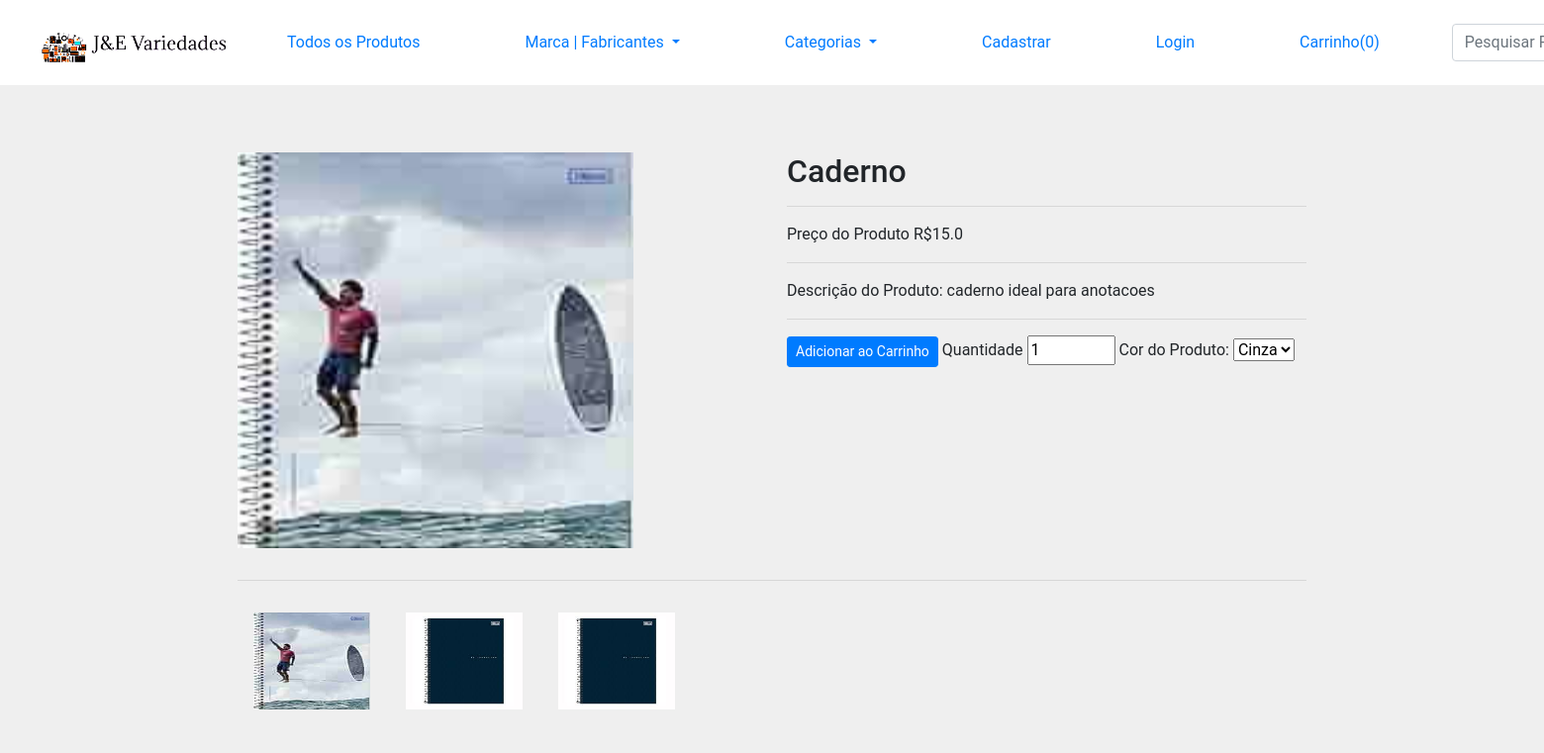
/produto/13, run on the app's committed database.
### loja/produtos/models.py (models this page shows, shortened)
class Addproduto(db.Model):
    id = db.Column(db.Integer, primary_key=True)
    name = db.Column(db.String(100), nullable=False,unique=True)
    price = db.Column(db.Float, nullable=False)
    discount = db.Column(db.Integer, default=0)
    stock = db.Column(db.Integer, nullable=False)
    description = db.Column(db.String(255), nullable=False)
    color = db.Column(db.String(100), nullable=False)
    pub_date = db.Column(db.DateTime, nullable=False, default=datetime.now())
    marca_id = db.Column(db.Integer, db.ForeignKey('marca.id'), nullable=True)
    marca = db.relationship('Marca', backref=db.backref('marca', lazy=True))
    categoria_id = db.Column(db.Integer, db.ForeignKey('categoria.id'), nullable=False)
    categoria = db.relationship('Categoria', backref=db.backref('produtos', lazy=True)) #observar se é o mesmo nome da tabela
    create_date = db.Column(db.DateTime, nullable=False, default=datetime.now())
    image_1 = db.Column(db.String(150), nullable=False, default='default.jpg')
    image_2 = db.Column(db.String(150), nullable=False, default='default.jpg')
    image_3 = db.Column(db.String(150), nullable=False, default='default.jpg')

### loja/produtos/rotas.py (the view)
@app.route('/produto/<int:id>')
def pagina_unica(id):
    produto = Addproduto.query.get_or_404(id)
    return render_template('produtos/pagina_unica.html', produto=produto, marcas=marcas(), categorias=categorias(), show_banner=False)

### loja/produtos/rotas.py (called while the page is built)
def marcas():
    marcas = Marca.query.join(Addproduto, (Marca.id == Addproduto.marca_id)).all()
    return marcas

def categorias():
    categorias = Categoria.query.join(Addproduto, (Categoria.id == Addproduto.categoria_id)).all()
    return categorias

### loja/templates/produtos/pagina_unica.html (shortened to what this page needs)
{% extends 'layouts.html' %}
{% block content %}
{% include 'navbar.html' %}
<div class="container">
<div class="container mt-5">
    <div class="row">
        <div class="col-md-6" id="m_image">
            <img src="{{url_for('static', filename='images/' + produto.image_1)}}" alt="{{ produto.name }}" height="400" width="400">
        </div>
        <div class="col-md-6">
            <h2>{{ produto.name }}</h2>
            <hr>
            <p>Preço do Produto R${{ produto.price }}</p>
            <hr>
            <p>Descrição do Produto: {{ produto.description }}</p>
            <hr>
            <form action="{{url_for('AddCart')}}" method="POST">
                <button type="submit" class="btn btn-sm btn-primary">Adicionar ao Carrinho</button>
                <label for="">Quantidade</label>
                <input type="number" name="quantidade" value="1" min="1" max="{{produto.stock}}">
                {% set color = produto.color.split(',') %}
                <label for="color">Cor do Produto:</label>
                <select name="color" id="color">
                    {% for c in color %}
                    {% set c = c.split(':') %}
                    <option value="{{ c[0] }}">{{ c[0]|capitalize }}</option>
                    {% endfor %}
                </select>
            </form>
        </div>
    </div>
    <div class="row">
        <div class="col-md-12 mt-3" id="s_image">
            <hr>
            <img src="{{url_for('static', filename='images/' + produto.image_1)}}" alt="{{ produto.name }}" width="150" height="130" class="p-3">
            <img src="{{url_for('static', filename='images/' + produto.image_2)}}" alt="{{ produto.name }}" width="150" height="130" class="p-3">
            <img src="{{url_for('static', filename='images/' + produto.image_3)}}" alt="{{ produto.name }}" width="150" height="130" class="p-3">
        </div>
    </div>
</div>
{% endblock content %}

### loja/static/css/style.css (style rules this page uses)
body { font-family: 'Roboto', sans-serif; background-color: #efefef; margin: 0; width: 100%; padding: 0; display: inline-block; }
.container { width: 100%; margin-bottom: 10px; margin-top: 20px; align-content: center; justify-content: center; }

### data on the page
Addproduto: image_1 (picture), name "Caderno", price "15.0", description "caderno ideal para anotacoes", image_2 (picture), image_3 (picture)

### other printed values
{{ session['LojainCarrinho']|length }} "0"
form field color "Cinza"
